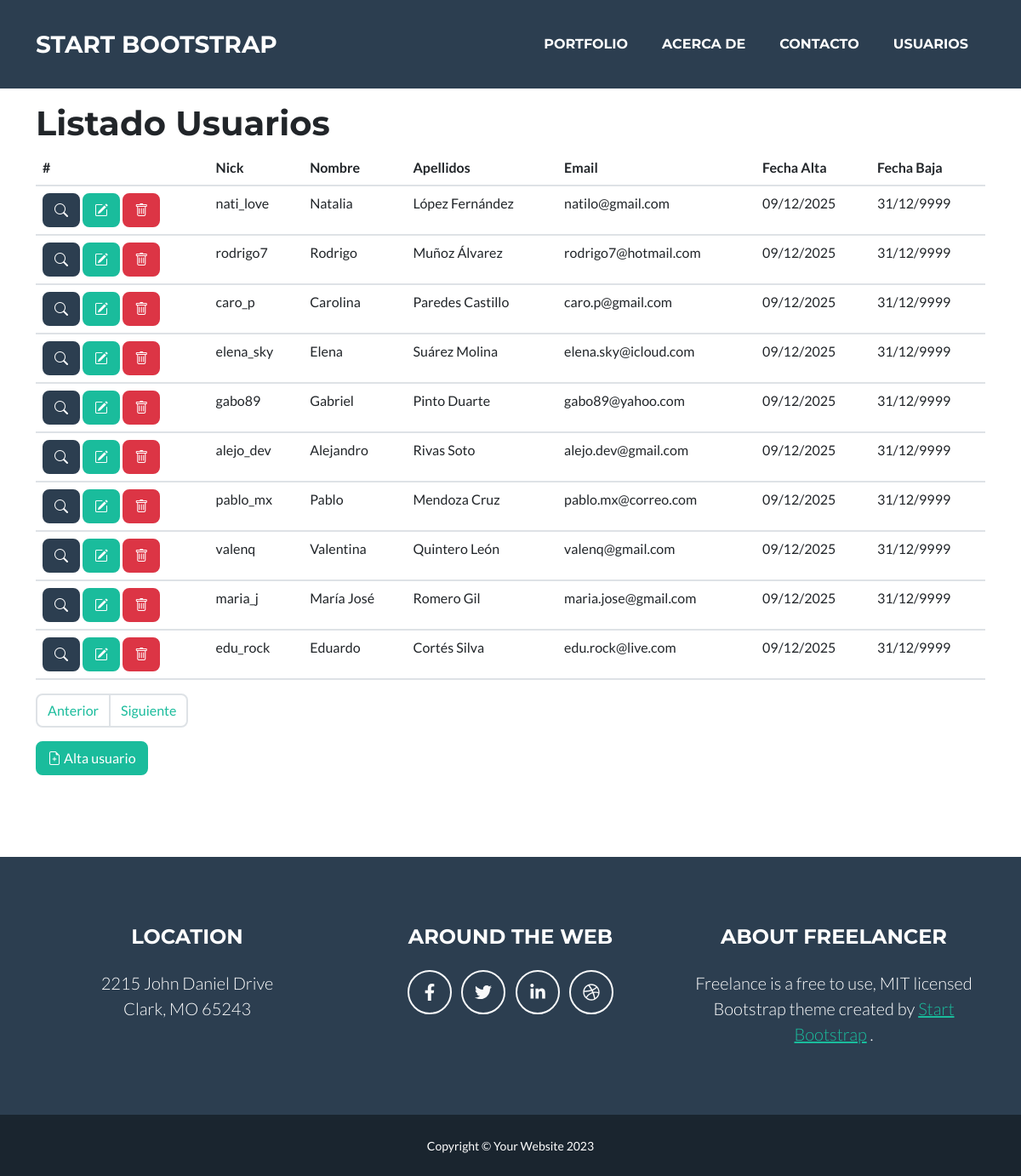
Screenshot of /usuarios/1 with the database file from the repository.
### tables this page shows
CREATE TABLE usuarios(
     id            INT NOT NULL AUTO_INCREMENT PRIMARY KEY
    ,nick          VARCHAR(255) NOT NULL
    ,nombre        VARCHAR(255)
    ,apellidos     VARCHAR(255)
    ,email         VARCHAR(255)
    ,password      VARCHAR(255)
    ,fecha_alta    DATE DEFAULT (CURRENT_DATE)
    ,fecha_baja    DATE DEFAULT ("99991231")

     
    ,usuario_alta      VARCHAR(255)
    ,ip_alta           CHAR(15)
    ,fecha_sis_alta    TIMESTAMP

    ,usuario_modi  VARCHAR(255)
    ,ip_modi       CHAR(15)
    ,fecha_modi    TIMESTAMP

    ,KEY (email)

);

### includes/campo.php (called while the page is built, shortened)
<?php
    class Campo
    {
        private static $instancia = null;
        private static $val = array();
        private function __construct()
        {
            foreach($_GET as $campo => $valor)
            {
                if (self::comprobar_inyeccion($valor))
                {
                    self::$val[$campo] = $valor;
                }
            }
        }
        public static function getInstancia(): Campo {
            if (self::$instancia == null){
                self::$instancia = new Campo();
            }
            return self::$instancia;
        }
        static function val($campo,$set_value = '')
        {
            if(empty($set_value))
            {
                return self::$val[$campo];
            }
            else
            {
                self::$val[$campo] = $set_value;
            }
        }
        static function comprobar_inyeccion($valor)
        {
            return True;
        }
    }

### includes/modelos/base.php (called while the page is built, shortened)
<?php
class Base
{
    function get_rows($consulta=[])
    {
        $select = is_null($consulta['select']) ? '*': $consulta['select'];
        $limit  = is_null($consulta['limit'])  ? '' : 'LIMIT '. $consulta['limit'];
        $offset = is_null($consulta['offset']) ? '' : 'OFFSET '. $consulta['offset'];
        $where = '';
        $wheremayor = '';
        if(!is_null($consulta['wheremayor']))
        {
            foreach($consulta['wheremayor'] as $clave => $valor)
            {
                $wheremayor .= " {$clave} > '{$valor}' AND";
            }
            $wheremayor = substr($wheremayor,0,-4);
        }
        if ($where != ''  || $wheremayor != '')
        {
            $sqlwhere = 'WHERE '. $where . $wheremayor;
        }
        $sql = "
            SELECT {$select}
            FROM {$this->tabla}
            {$sqlwhere}
            {$limit}
            {$offset}
        ";
        $query = new Query($sql);
        $devolver = [];
        while ($registro = $query->recuperar())
        {
            $devolver[] = $registro;
        }
        return $devolver;
    }
}

### includes/modelos/usuario.php (called while the page is built)
<?php
class Usuario extends Base
{
    function __construct()
    {
        $this->tabla = 'usuarios';
    }
}

### includes/bbdd/bbdd.php (called while the page is built, shortened)
<?php
    class BBDD{
        private static $instancia = null;
        private mysqli $conexion;
        private string $host     = '127.0.0.1';
        private string $usuario  = 'lanzarote';
        private string $password = 'Ghuali21!';
        private string $baseDatos = 'lanzarote';
        private function __construct()
        {
            $this->conexion = new mysqli(
                 $this->host
                ,$this->usuario
                ,$this->password
                ,$this->baseDatos
            );
            $this->conexion->set_charset("utf8mb4");
        }
        public static function getInstancia(): BBDD {
            if (self::$instancia == null){
                self::$instancia = new BBDD();
            }
            return self::$instancia;
        }
        public function getConexion(): mysqli {
            return $this->conexion;
        }
    }

### includes/bbdd/query.php (called while the page is built, shortened)
<?php
    class Query{
        private $resultado = null;
        public function __construct(string $sql)
        {
            $this->conexion = BBDD::getInstancia()->getConexion();
            $this->resultado = $this->conexion->query($sql);
            return $this;
        }
        public function recuperar(){
            $registro = $this->resultado->fetch_assoc();
            if ($registro == null)
            {
                $this->resultado = null;
            }
            return $registro;
        }
    }

### includes/general.php (called while the page is built, shortened)
<?php
function fmto_fecha($aaaammdd,$separador = '/')
{
    $aaaammdd = str_replace('-','',$aaaammdd);
    $anho = substr($aaaammdd,0,4);
    $mes  = substr($aaaammdd,4,2);
    $dia  = substr($aaaammdd,6,2);
    return "{$dia}{$separador}{$mes}{$separador}{$anho}";
}
spl_autoload_register(function ($class) {
    switch($class)
    {
        case 'Query':
            require_once "includes/bbdd/query.php";
        break;
        case 'BBDD':
            require_once "includes/bbdd/bbdd.php";
        break;
        case 'Template':
            require_once "includes/template.php";
        break;
        case 'Idioma':
            require_once "includes/idioma.php";
        break;
        case 'UsuarioController':
            require_once "includes/paginas/usuario.controller.php";
        break;
        case 'Campo':
            require_once "includes/campo.php";
        break;
        case 'Elemento':
            require_once "includes/elementos/elemento.php";
        break;
        case 'Text':
            require_once "includes/elementos/text.php";
        break;
        case 'Password':
            require_once "includes/elementos/password.php";
        break;
        case 'Hidden':
            require_once "includes/elementos/hidden.php";
        break;
        case 'IEmail':
            require_once "includes/elementos/iemail.php";
        break;
        case 'Formulario':
            require_once "includes/formulario.php";
        break;
        case 'Base':
                require_once "includes/modelos/base.php";
        break;
        case 'Usuario':
                require_once "includes/modelos/usuario.php";
        break;
    }
});

### includes/idioma.php (called while the page is built, shortened)
<?php
class Idioma
{
    private static $instancia = null;
    public static $lit = array();
    private function __construct($idioma='ES')
    {
        $descriptor = fopen($_SERVER['DOCUMENT_ROOT'] .'/lang/es.txt','r');
        if($descriptor)
        {
            while ($linea = fgets($descriptor))
            {
                $linea = trim($linea);
                $partes_linea = explode(':',$linea);
                self::$lit[$partes_linea[0]] = $partes_linea[1];
            }
        }
    }
    public static function getInstancia(): Idioma {
        if (self::$instancia == null){
            self::$instancia = new Idioma();
        }
        return self::$instancia;
    }
    static function lit($campo)
    {
        return self::$lit[$campo];
    }
}

### includes/paginas/usuario.controller.php (the view, shortened to what this page needs)
<?php
class UsuarioController
{
    static function pintar()
    {
        $contenido = '';
        switch(Campo::val('oper'))
        {
            default:
                $contenido = self::listado();
            break;
        }
        if (Campo::val('modo') != 'ajax')
        {
            $h1cabecera = "<h1>". Idioma::lit('titulo'.Campo::val('oper'))." ". Idioma::lit(Campo::val('seccion')) ."</h1>";
        }
        return "
        <div class=\"container contenido\">
        <section class=\"page-section usuarios\" id=\"usuarios\">
            {$h1cabecera}
            {$contenido}
        </section>
        </div>
        ";
    }
    static function listado()
    {
        if(is_numeric(Campo::val('pagina')))
        {
            $pagina = Campo::val('pagina');
            $offset = LISTADO_TOTAL_POR_PAGINA * $pagina;
        }
        else{
            $offset = '0';
        }
        $pagina++;
        $usuario = new Usuario();
        $datos_consulta = $usuario->get_rows([
             'wheremayor' => [
                'fecha_baja' => date('Ymd')
            ]
            ,'limit'  => LISTADO_TOTAL_POR_PAGINA
            ,'offset' => $offset
        ]);
        $listado_usuarios= '';
        $total_registros = 0;
        foreach($datos_consulta as $indice => $registro)
        {
            $botonera = "
                <a onclick=\"fetchJSON('/usuarios/cons/{$registro['id']}?modo=ajax')\" data-bs-toggle=\"modal\" data-bs-target=\"#ventanaModal\" class=\"btn btn-secondary\"><i class=\"bi bi-search\"></i></a>
                <a onclick=\"fetchJSON('/usuarios/modi/{$registro['id']}?modo=ajax')\" data-bs-toggle=\"modal\" data-bs-target=\"#ventanaModal\" class=\"btn btn-primary\"><i class=\"bi bi-pencil-square\"></i></a>
                <a href=\"/usuarios/baja/{$registro['id']}\" class=\"btn btn-danger\"><i class=\"bi bi-trash\"></i></a>
            ";
            $listado_usuarios .= "
                <tr>
                    <th style=\"white-space:nowrap\" scope=\"row\">{$botonera}</th>
                    <td>{$registro['nick']}</td>
                    <td>{$registro['nombre']}</td>
                    <td>{$registro['apellidos']}</td>
                    <td>{$registro['email']}</td>
                    <td>". fmto_fecha($registro['fecha_alta']) . "</td>
                    <td>". fmto_fecha($registro['fecha_baja']) . "</td>
                </tr>
            ";
            $total_registros++;
        }
        $barra_navegacion = Template::navegacion($total_registros,$pagina);
        return "
            <table class=\"table\">
            <thead>
                <tr>
                <th scope=\"col\">#</th>
                <th scope=\"col\">Nick</th>
                <th scope=\"col\">Nombre</th>
                <th scope=\"col\">Apellidos</th>
                <th scope=\"col\">Email</th>
                <th scope=\"col\">Fecha Alta</th>
                <th scope=\"col\">Fecha Baja</th>
                </tr>
            </thead>
            <tbody>
            {$listado_usuarios}
            </tbody>
            </table>
            {$barra_navegacion}
            <a href=\"/usuarios/alta\" class=\"btn btn-primary\"><i class=\"bi bi-file-earmark-plus\"></i> Alta usuario</a>
            ";
    }
}

### css/estilos.css (style rules this page uses)
.contenido { margin-top:25px; }

### rows the page displays
usuarios: nick "nati_love", nombre "Natalia", apellidos "López Fernández", email "natilo@gmail.com", fecha_alta "09/12/2025", fecha_baja "31/12/9999"
usuarios: nick "rodrigo7", nombre "Rodrigo", apellidos "Muñoz Álvarez", email "rodrigo7@hotmail.com", fecha_alta "09/12/2025", fecha_baja "31/12/9999"
usuarios: nick "caro_p", nombre "Carolina", apellidos "Paredes Castillo", email "caro.p@gmail.com", fecha_alta "09/12/2025", fecha_baja "31/12/9999"
usuarios: nick "elena_sky", nombre "Elena", apellidos "Suárez Molina", email "elena.sky@icloud.com", fecha_alta "09/12/2025", fecha_baja "31/12/9999"
usuarios: nick "gabo89", nombre "Gabriel", apellidos "Pinto Duarte", email "gabo89@yahoo.com", fecha_alta "09/12/2025", fecha_baja "31/12/9999"
usuarios: nick "alejo_dev", nombre "Alejandro", apellidos "Rivas Soto", email "alejo.dev@gmail.com", fecha_alta "09/12/2025", fecha_baja "31/12/9999"
usuarios: nick "pablo_mx", nombre "Pablo", apellidos "Mendoza Cruz", email "pablo.mx@correo.com", fecha_alta "09/12/2025", fecha_baja "31/12/9999"
usuarios: nick "valenq", nombre "Valentina", apellidos "Quintero León", email "valenq@gmail.com", fecha_alta "09/12/2025", fecha_baja "31/12/9999"
usuarios: nick "maria_j", nombre "María José", apellidos "Romero Gil", email "maria.jose@gmail.com", fecha_alta "09/12/2025", fecha_baja "31/12/9999"
usuarios: nick "edu_rock", nombre "Eduardo", apellidos "Cortés Silva", email "edu.rock@live.com", fecha_alta "09/12/2025", fecha_baja "31/12/9999"

### other values shown
Template::nav() "START BOOTSTRAP PORTFOLIO ACERCA DE CONTACTO USUARIOS"
Idioma::lit('titulo'.Campo::val('oper')) "Listado"
Idioma::lit(Campo::val('seccion')) "Usuarios"
Template::footer() "LOCATION 2215 John Daniel Drive Clark, MO 65243 AROUND THE WEB ABOUT FREELANCER Freelance is a free to use, MIT licensed Bootstrap theme created by Start Bootstrap . Copyright © Your Website 2023"
